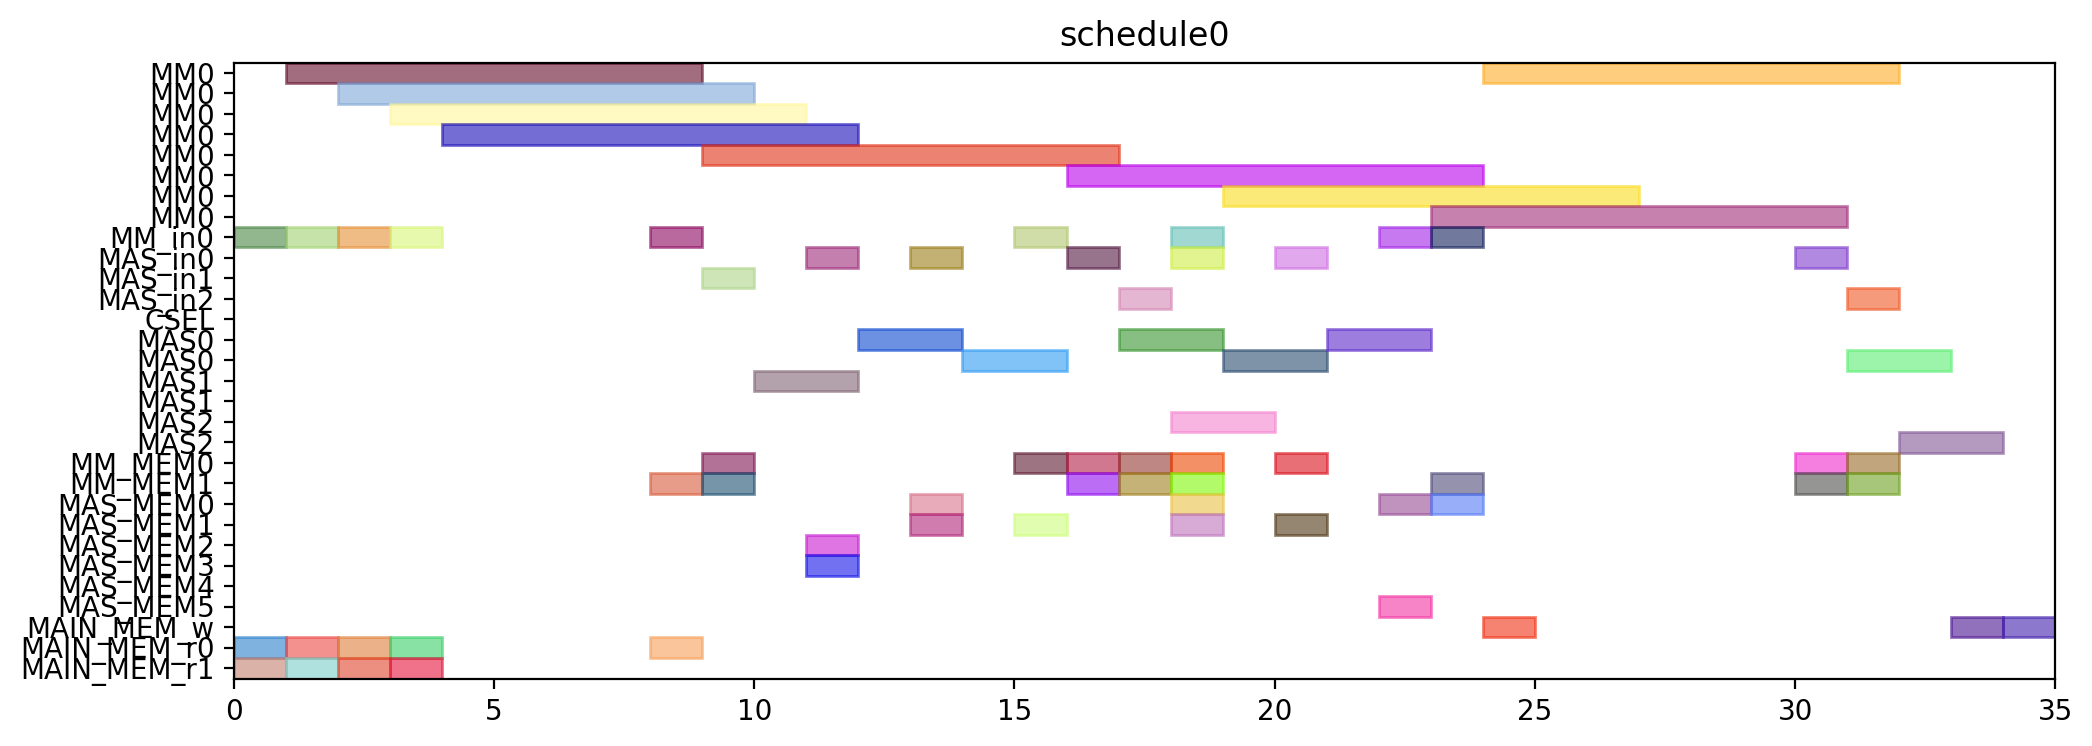

The script that drew this image:
from pyschedule import Scenario, solvers, plotters, alt


def solve():
	horizon = 120
	S = Scenario("schedule0", horizon=horizon)

	# resource
	MM = S.Resources('MM', num=1, size=8)
	MM_in = S.Resources('MM_in', num=1)
	MAS_in = S.Resources('MAS_in', num=3)
	CSEL = S.Resource('CSEL')
	MAS = S.Resources('MAS', num=3, size=2, periods=range(1, horizon))
	MM_MEM = S.Resources('MM_MEM', num=2)
	MAS_MEM = S.Resources('MAS_MEM', num=6)
	MAIN_MEM_w = S.Resource('MAIN_MEM_w', size=1)
	MAIN_MEM_r = S.Resources('MAIN_MEM_r', num=2)

	# result of previous scheduling

	# new tasks
	t0 = S.Task('t0', length=8, delay_cost=1)
	t0 += alt(MM)
	t0_in = S.Task('t0_in', length=1, delay_cost=1)
	t0_in += alt(MM_in)
	S += t0_in*MM_in[0]<=t0*MM[0]
	t0_mem0 = S.Task('t0_mem0', length=1, delay_cost=1)
	t0_mem0 += MAIN_MEM_r[0]
	S += t0_mem0 <= t0

	t0_mem1 = S.Task('t0_mem1', length=1, delay_cost=1)
	t0_mem1 += MAIN_MEM_r[1]
	S += t0_mem1 <= t0

	t3 = S.Task('t3', length=8, delay_cost=1)
	t3 += alt(MM)
	t3_in = S.Task('t3_in', length=1, delay_cost=1)
	t3_in += alt(MM_in)
	S += t3_in*MM_in[0]<=t3*MM[0]
	t3_mem0 = S.Task('t3_mem0', length=1, delay_cost=1)
	t3_mem0 += MAIN_MEM_r[0]
	S += t3_mem0 <= t3

	t3_mem1 = S.Task('t3_mem1', length=1, delay_cost=1)
	t3_mem1 += MAIN_MEM_r[1]
	S += t3_mem1 <= t3

	t1 = S.Task('t1', length=8, delay_cost=1)
	t1 += alt(MM)
	t1_in = S.Task('t1_in', length=1, delay_cost=1)
	t1_in += alt(MM_in)
	S += t1_in*MM_in[0]<=t1*MM[0]
	t1_mem0 = S.Task('t1_mem0', length=1, delay_cost=1)
	t1_mem0 += MAIN_MEM_r[0]
	S += t1_mem0 <= t1

	t1_mem1 = S.Task('t1_mem1', length=1, delay_cost=1)
	t1_mem1 += MAIN_MEM_r[1]
	S += t1_mem1 <= t1

	t2 = S.Task('t2', length=8, delay_cost=1)
	t2 += alt(MM)
	t2_in = S.Task('t2_in', length=1, delay_cost=1)
	t2_in += alt(MM_in)
	S += t2_in*MM_in[0]<=t2*MM[0]
	t2_mem0 = S.Task('t2_mem0', length=1, delay_cost=1)
	t2_mem0 += MAIN_MEM_r[0]
	S += t2_mem0 <= t2

	t2_mem1 = S.Task('t2_mem1', length=1, delay_cost=1)
	t2_mem1 += MAIN_MEM_r[1]
	S += t2_mem1 <= t2

	t4 = S.Task('t4', length=8, delay_cost=1)
	t4 += alt(MM)
	t4_in = S.Task('t4_in', length=1, delay_cost=1)
	t4_in += alt(MM_in)
	S += t4_in*MM_in[0]<=t4*MM[0]
	t4_mem0 = S.Task('t4_mem0', length=1, delay_cost=1)
	t4_mem0 += MAIN_MEM_r[0]
	S += t4_mem0 <= t4

	t4_mem1 = S.Task('t4_mem1', length=1, delay_cost=1)
	t4_mem1 += alt(MM_MEM)
	S += (t2*MM[0])-1 < t4_mem1*MM_MEM[1]
	S += t4_mem1 <= t4

	t5 = S.Task('t5', length=2, delay_cost=1)
	t5 += alt(MAS)
	t5_in = S.Task('t5_in', length=1, delay_cost=1)
	t5_in += alt(MAS_in)
	S += t5_in*MAS_in[0]<=t5*MAS[0]

	S += t5_in*MAS_in[1]<=t5*MAS[1]

	S += t5_in*MAS_in[2]<=t5*MAS[2]

	t5_mem0 = S.Task('t5_mem0', length=1, delay_cost=1)
	t5_mem0 += alt(MM_MEM)
	S += (t0*MM[0])-1 < t5_mem0*MM_MEM[0]
	S += t5_mem0 <= t5

	t5_mem1 = S.Task('t5_mem1', length=1, delay_cost=1)
	t5_mem1 += alt(MM_MEM)
	S += (t0*MM[0])-1 < t5_mem1*MM_MEM[1]
	S += t5_mem1 <= t5

	t6 = S.Task('t6', length=2, delay_cost=1)
	t6 += alt(MAS)
	t6_in = S.Task('t6_in', length=1, delay_cost=1)
	t6_in += alt(MAS_in)
	S += t6_in*MAS_in[0]<=t6*MAS[0]

	S += t6_in*MAS_in[1]<=t6*MAS[1]

	S += t6_in*MAS_in[2]<=t6*MAS[2]

	t6_mem0 = S.Task('t6_mem0', length=1, delay_cost=1)
	t6_mem0 += alt(MAS_MEM)
	S += (t5*MAS[0])-1 < t6_mem0*MAS_MEM[0]
	S += (t5*MAS[1])-1 < t6_mem0*MAS_MEM[2]
	S += (t5*MAS[2])-1 < t6_mem0*MAS_MEM[4]
	S += t6_mem0 <= t6

	t6_mem1 = S.Task('t6_mem1', length=1, delay_cost=1)
	t6_mem1 += alt(MAS_MEM)
	S += (t5*MAS[0])-1 < t6_mem1*MAS_MEM[1]
	S += (t5*MAS[1])-1 < t6_mem1*MAS_MEM[3]
	S += (t5*MAS[2])-1 < t6_mem1*MAS_MEM[5]
	S += t6_mem1 <= t6

	t9 = S.Task('t9', length=2, delay_cost=1)
	t9 += alt(MAS)
	t9_in = S.Task('t9_in', length=1, delay_cost=1)
	t9_in += alt(MAS_in)
	S += t9_in*MAS_in[0]<=t9*MAS[0]

	S += t9_in*MAS_in[1]<=t9*MAS[1]

	S += t9_in*MAS_in[2]<=t9*MAS[2]

	t9_mem0 = S.Task('t9_mem0', length=1, delay_cost=1)
	t9_mem0 += alt(MM_MEM)
	S += (t0*MM[0])-1 < t9_mem0*MM_MEM[0]
	S += t9_mem0 <= t9

	t9_mem1 = S.Task('t9_mem1', length=1, delay_cost=1)
	t9_mem1 += alt(MM_MEM)
	S += (t4*MM[0])-1 < t9_mem1*MM_MEM[1]
	S += t9_mem1 <= t9

	t10 = S.Task('t10', length=2, delay_cost=1)
	t10 += alt(MAS)
	t10_in = S.Task('t10_in', length=1, delay_cost=1)
	t10_in += alt(MAS_in)
	S += t10_in*MAS_in[0]<=t10*MAS[0]

	S += t10_in*MAS_in[1]<=t10*MAS[1]

	S += t10_in*MAS_in[2]<=t10*MAS[2]

	t10_mem0 = S.Task('t10_mem0', length=1, delay_cost=1)
	t10_mem0 += alt(MM_MEM)
	S += (t4*MM[0])-1 < t10_mem0*MM_MEM[0]
	S += t10_mem0 <= t10

	t10_mem1 = S.Task('t10_mem1', length=1, delay_cost=1)
	t10_mem1 += alt(MM_MEM)
	S += (t4*MM[0])-1 < t10_mem1*MM_MEM[1]
	S += t10_mem1 <= t10

	t7 = S.Task('t7', length=2, delay_cost=1)
	t7 += alt(MAS)
	t7_in = S.Task('t7_in', length=1, delay_cost=1)
	t7_in += alt(MAS_in)
	S += t7_in*MAS_in[0]<=t7*MAS[0]

	S += t7_in*MAS_in[1]<=t7*MAS[1]

	S += t7_in*MAS_in[2]<=t7*MAS[2]

	t7_mem0 = S.Task('t7_mem0', length=1, delay_cost=1)
	t7_mem0 += alt(MAS_MEM)
	S += (t6*MAS[0])-1 < t7_mem0*MAS_MEM[0]
	S += (t6*MAS[1])-1 < t7_mem0*MAS_MEM[2]
	S += (t6*MAS[2])-1 < t7_mem0*MAS_MEM[4]
	S += t7_mem0 <= t7

	t7_mem1 = S.Task('t7_mem1', length=1, delay_cost=1)
	t7_mem1 += alt(MAS_MEM)
	S += (t6*MAS[0])-1 < t7_mem1*MAS_MEM[1]
	S += (t6*MAS[1])-1 < t7_mem1*MAS_MEM[3]
	S += (t6*MAS[2])-1 < t7_mem1*MAS_MEM[5]
	S += t7_mem1 <= t7

	t11 = S.Task('t11', length=2, delay_cost=1)
	t11 += alt(MAS)
	t11_in = S.Task('t11_in', length=1, delay_cost=1)
	t11_in += alt(MAS_in)
	S += t11_in*MAS_in[0]<=t11*MAS[0]

	S += t11_in*MAS_in[1]<=t11*MAS[1]

	S += t11_in*MAS_in[2]<=t11*MAS[2]

	t11_mem0 = S.Task('t11_mem0', length=1, delay_cost=1)
	t11_mem0 += alt(MAS_MEM)
	S += (t10*MAS[0])-1 < t11_mem0*MAS_MEM[0]
	S += (t10*MAS[1])-1 < t11_mem0*MAS_MEM[2]
	S += (t10*MAS[2])-1 < t11_mem0*MAS_MEM[4]
	S += t11_mem0 <= t11

	t11_mem1 = S.Task('t11_mem1', length=1, delay_cost=1)
	t11_mem1 += alt(MM_MEM)
	S += (t4*MM[0])-1 < t11_mem1*MM_MEM[1]
	S += t11_mem1 <= t11

	t8 = S.Task('t8', length=8, delay_cost=1)
	t8 += alt(MM)
	t8_in = S.Task('t8_in', length=1, delay_cost=1)
	t8_in += alt(MM_in)
	S += t8_in*MM_in[0]<=t8*MM[0]
	t8_mem0 = S.Task('t8_mem0', length=1, delay_cost=1)
	t8_mem0 += alt(MM_MEM)
	S += (t4*MM[0])-1 < t8_mem0*MM_MEM[0]
	S += t8_mem0 <= t8

	t8_mem1 = S.Task('t8_mem1', length=1, delay_cost=1)
	t8_mem1 += alt(MAS_MEM)
	S += (t7*MAS[0])-1 < t8_mem1*MAS_MEM[1]
	S += (t7*MAS[1])-1 < t8_mem1*MAS_MEM[3]
	S += (t7*MAS[2])-1 < t8_mem1*MAS_MEM[5]
	S += t8_mem1 <= t8

	new_PZ = S.Task('new_PZ', length=8, delay_cost=1)
	new_PZ += alt(MM)
	new_PZ_in = S.Task('new_PZ_in', length=1, delay_cost=1)
	new_PZ_in += alt(MM_in)
	S += new_PZ_in*MM_in[0]<=new_PZ*MM[0]
	S += 0<new_PZ

	new_PZ_w = S.Task('new_PZ_w', length=1, delay_cost=1)
	new_PZ_w += alt(MAIN_MEM_w)
	S += new_PZ <= new_PZ_w

	new_PZ_mem0 = S.Task('new_PZ_mem0', length=1, delay_cost=1)
	new_PZ_mem0 += alt(MM_MEM)
	S += (t1*MM[0])-1 < new_PZ_mem0*MM_MEM[0]
	S += new_PZ_mem0 <= new_PZ

	new_PZ_mem1 = S.Task('new_PZ_mem1', length=1, delay_cost=1)
	new_PZ_mem1 += alt(MAS_MEM)
	S += (t7*MAS[0])-1 < new_PZ_mem1*MAS_MEM[1]
	S += (t7*MAS[1])-1 < new_PZ_mem1*MAS_MEM[3]
	S += (t7*MAS[2])-1 < new_PZ_mem1*MAS_MEM[5]
	S += new_PZ_mem1 <= new_PZ

	t12 = S.Task('t12', length=2, delay_cost=1)
	t12 += alt(MAS)
	t12_in = S.Task('t12_in', length=1, delay_cost=1)
	t12_in += alt(MAS_in)
	S += t12_in*MAS_in[0]<=t12*MAS[0]

	S += t12_in*MAS_in[1]<=t12*MAS[1]

	S += t12_in*MAS_in[2]<=t12*MAS[2]

	t12_mem0 = S.Task('t12_mem0', length=1, delay_cost=1)
	t12_mem0 += alt(MM_MEM)
	S += (t0*MM[0])-1 < t12_mem0*MM_MEM[0]
	S += t12_mem0 <= t12

	t12_mem1 = S.Task('t12_mem1', length=1, delay_cost=1)
	t12_mem1 += alt(MAS_MEM)
	S += (t11*MAS[0])-1 < t12_mem1*MAS_MEM[1]
	S += (t11*MAS[1])-1 < t12_mem1*MAS_MEM[3]
	S += (t11*MAS[2])-1 < t12_mem1*MAS_MEM[5]
	S += t12_mem1 <= t12

	t13 = S.Task('t13', length=8, delay_cost=1)
	t13 += alt(MM)
	t13_in = S.Task('t13_in', length=1, delay_cost=1)
	t13_in += alt(MM_in)
	S += t13_in*MM_in[0]<=t13*MM[0]
	t13_mem0 = S.Task('t13_mem0', length=1, delay_cost=1)
	t13_mem0 += alt(MAS_MEM)
	S += (t12*MAS[0])-1 < t13_mem0*MAS_MEM[0]
	S += (t12*MAS[1])-1 < t13_mem0*MAS_MEM[2]
	S += (t12*MAS[2])-1 < t13_mem0*MAS_MEM[4]
	S += t13_mem0 <= t13

	t13_mem1 = S.Task('t13_mem1', length=1, delay_cost=1)
	t13_mem1 += alt(MAS_MEM)
	S += (t9*MAS[0])-1 < t13_mem1*MAS_MEM[1]
	S += (t9*MAS[1])-1 < t13_mem1*MAS_MEM[3]
	S += (t9*MAS[2])-1 < t13_mem1*MAS_MEM[5]
	S += t13_mem1 <= t13

	t14 = S.Task('t14', length=8, delay_cost=1)
	t14 += alt(MM)
	t14_in = S.Task('t14_in', length=1, delay_cost=1)
	t14_in += alt(MM_in)
	S += t14_in*MM_in[0]<=t14*MM[0]
	t14_mem0 = S.Task('t14_mem0', length=1, delay_cost=1)
	t14_mem0 += alt(MAS_MEM)
	S += (t12*MAS[0])-1 < t14_mem0*MAS_MEM[0]
	S += (t12*MAS[1])-1 < t14_mem0*MAS_MEM[2]
	S += (t12*MAS[2])-1 < t14_mem0*MAS_MEM[4]
	S += t14_mem0 <= t14

	t14_mem1 = S.Task('t14_mem1', length=1, delay_cost=1)
	t14_mem1 += alt(MM_MEM)
	S += (t3*MM[0])-1 < t14_mem1*MM_MEM[1]
	S += t14_mem1 <= t14

	new_PY = S.Task('new_PY', length=2, delay_cost=1)
	new_PY += alt(MAS)
	new_PY_in = S.Task('new_PY_in', length=1, delay_cost=1)
	new_PY_in += alt(MAS_in)
	S += new_PY_in*MAS_in[0]<=new_PY*MAS[0]

	S += new_PY_in*MAS_in[1]<=new_PY*MAS[1]

	S += new_PY_in*MAS_in[2]<=new_PY*MAS[2]

	S += 0<new_PY

	new_PY_w = S.Task('new_PY_w', length=1, delay_cost=1)
	new_PY_w += alt(MAIN_MEM_w)
	S += new_PY <= new_PY_w

	new_PY_mem0 = S.Task('new_PY_mem0', length=1, delay_cost=1)
	new_PY_mem0 += alt(MM_MEM)
	S += (t8*MM[0])-1 < new_PY_mem0*MM_MEM[0]
	S += new_PY_mem0 <= new_PY

	new_PY_mem1 = S.Task('new_PY_mem1', length=1, delay_cost=1)
	new_PY_mem1 += alt(MM_MEM)
	S += (t13*MM[0])-1 < new_PY_mem1*MM_MEM[1]
	S += new_PY_mem1 <= new_PY

	new_PX = S.Task('new_PX', length=2, delay_cost=1)
	new_PX += alt(MAS)
	new_PX_in = S.Task('new_PX_in', length=1, delay_cost=1)
	new_PX_in += alt(MAS_in)
	S += new_PX_in*MAS_in[0]<=new_PX*MAS[0]

	S += new_PX_in*MAS_in[1]<=new_PX*MAS[1]

	S += new_PX_in*MAS_in[2]<=new_PX*MAS[2]

	S += 0<new_PX

	new_PX_w = S.Task('new_PX_w', length=1, delay_cost=1)
	new_PX_w += alt(MAIN_MEM_w)
	S += new_PX <= new_PX_w

	new_PX_mem0 = S.Task('new_PX_mem0', length=1, delay_cost=1)
	new_PX_mem0 += alt(MM_MEM)
	S += (t14*MM[0])-1 < new_PX_mem0*MM_MEM[0]
	S += new_PX_mem0 <= new_PX

	new_PX_mem1 = S.Task('new_PX_mem1', length=1, delay_cost=1)
	new_PX_mem1 += alt(MM_MEM)
	S += (t14*MM[0])-1 < new_PX_mem1*MM_MEM[1]
	S += new_PX_mem1 <= new_PX

	solvers.mip.solve(S,msg=1,kind='CPLEX',ratio_gap=1.01)

	solution = [['hoge']*len(S.solution()[1]) for i in range(len(S.solution()))]
	for i in range(len(S.solution())):
		for j in range(len(S.solution()[i])):
			solution[i][j]=str(S.solution()[i][j])
	print(solution)

	cycles = int(solution[-1][3])

	pic_file_name = "/mnt/rose/usr1/fukuda/ABE/multiRAM_multiMAS_16mux/scheduling_result/stage8MM1_stage2MAS3/EP_DBL_A_0/schedule0.png"
	if(S.solution() != []):
		plotters.matplotlib.plot(S,img_filename=pic_file_name, show_task_labels=False, fig_size=(cycles*0.25+3, 4))

	return solution
